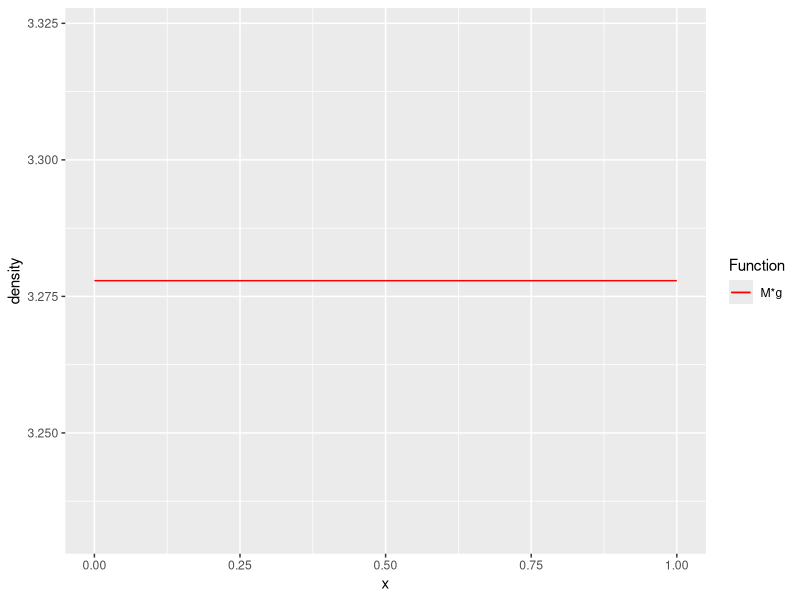
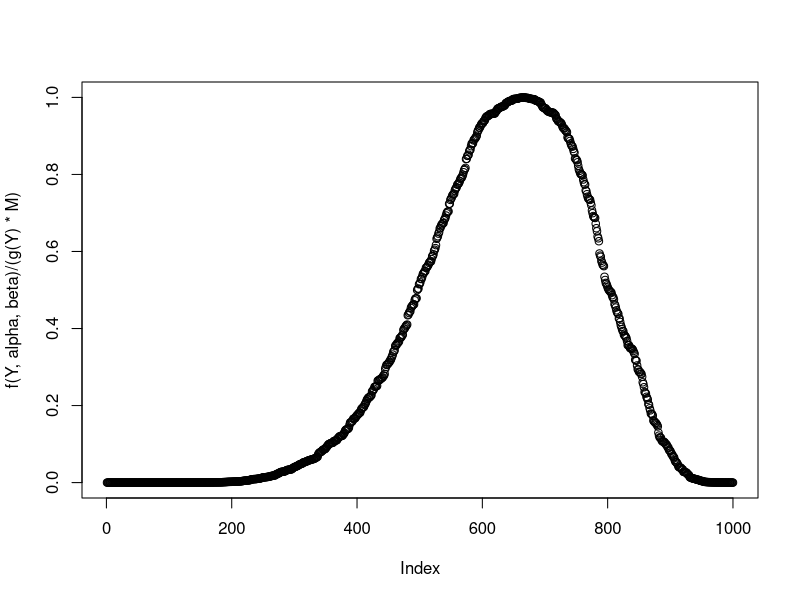
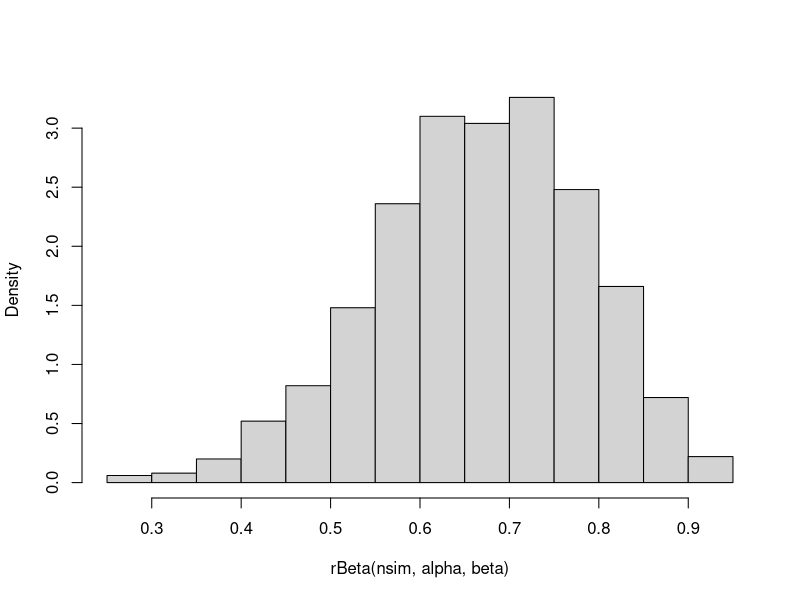

Source code (R) for these figures, in order:
##Metodo de Aceptación Rechazo para generar numeros aleatorios de una distribución Beta#
library(ggplot2)
alpha = 10 # Some random values for this example.
beta = 5
f <- function(x, alpha, beta){
  gamma(alpha + beta)/(gamma(alpha)*gamma(beta))*x^(alpha-1)*(1-x)^(beta-1)
}


g <- function(x) {1}

M <- f((alpha-1)/(alpha+beta-2), alpha, beta)
ggplot(data.frame(x=c(0,1)), aes(x)) +
  stat_function(fun = f, arg=list(alpha=alpha, beta=beta), aes(colour = "f")) +
  stat_function(fun = function(x) g(x)*M, aes(colour = "M*g")) +
  scale_colour_manual("Function", values = c("red", "blue")) + ylab("density")


Y = sort(runif(1000))
plot(f(Y, alpha, beta)/(g(Y)*M))


set.seed(999)
nsim <- 1000
rBeta.aux <- function(alpha, beta, verbose=FALSE){
  
  d <- data.frame() # To keep track of acceptance and rejection.
  accepted <- FALSE
  max.iter <- 10e6 # When we use whiles, we set a max.iter paramater for security.
  iter <- 1
  while(!accepted & iter<=max.iter){
    U <- runif(1)
    Y <- runif(1) # In our case, g is uniform [0,1]. So this is sampling from g.
    if(U <= f(Y, alpha, beta)/(g(Y)*M)){
      accepted <- TRUE
      X <- Y
    }
    d <- rbind(d, data.frame(Y=round(Y,4), U=round(U,4),
                             f.over.Mg=round(f(Y, alpha, beta)/(g(Y)*M),4), Accepted=accepted))
    iter <- iter + 1
  }
  if(verbose==TRUE){
    return(d) # If we indicate verbose we return a table with outcomes.
  } else{
    return(X)
  }
}

rBeta <- function(nsim, alpha, beta){
  replicate(nsim, rBeta.aux(alpha=alpha, beta=beta))
}

hist(rBeta(nsim, alpha, beta), breaks=20, main="", prob=TRUE)
